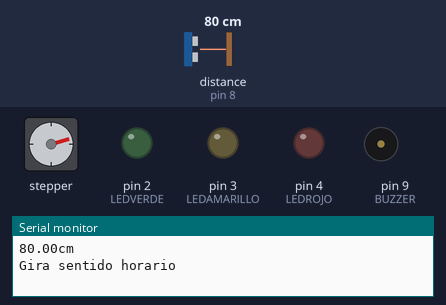
Bench run of a sketch on a simulated Arduino Uno, built with avr-gcc and run on an emulated ATmega328P. Parts: stepper motor, output pins drawn as LEDs (lit = HIGH), buzzer (waves = sounding), the last lines printed to the serial monitor. Wiring (inferred from the names in the program): ultrasonic range finder: trigger pin 7; echo pin 8. The test bench sets the inputs (shaded band); at power-on: distance to the obstacle (sensor on pin 8) 80 cm. The echo pulse lasts 58.3 µs per cm; stepper angles assume 1500 steps per turn; pins used as bus, display or sensor lines are not drawn.

Above: at 3.2 s.
3.3 s: distance to the obstacle (sensor on pin 8) set to 75 cm
At 3.56 s:
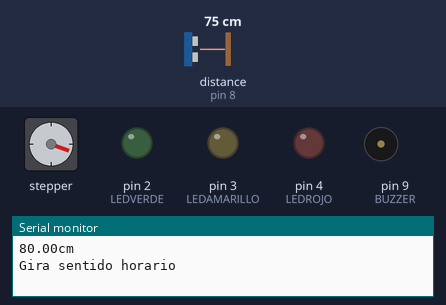
10.2 s: distance to the obstacle (sensor on pin 8) set to 66 cm
At 12.96 s:
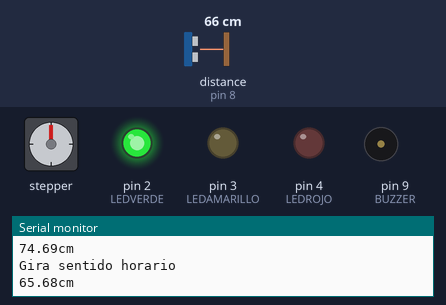
17.8 s: distance to the obstacle (sensor on pin 8) set to 22 cm
26.2 s: distance to the obstacle (sensor on pin 8) set to 18 cm
At 30.41 s:
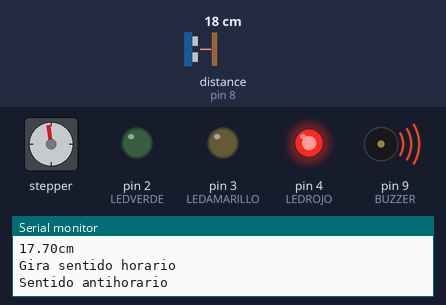
Timing chart, 0 to 47.6 s (numbered marks = the images above; inputs shaded):
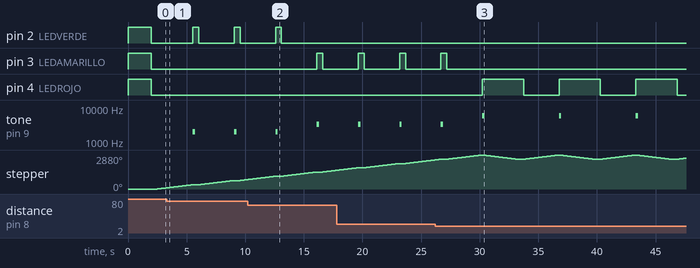

The sketch:

Prototipo4.ino
```cpp
#include <Stepper.h>

// Pines utilizados
#define LEDVERDE 2
#define LEDAMARILLO 3
#define LEDROJO 4
#define TRIGGER 7
#define ECHO 8
#define BUZZER 9

// Constantes
const float sonido = 34300.0; // Velocidad del sonido en cm/s
const float limite1 = 115.0;
const float limite2 = 70.0;
const float limite3 = 20.0;

const int stepsPerRevolution = 1500; //cambie esto para que se ajuste al número de pasos por revolución para su motor


float distancia;


// // inicialice la biblioteca de pasos en los pines 10 a 14:
Stepper myStepper(stepsPerRevolution, 10, 12, 11, 14);


void setup() {


  // Modo entrada/salida de los pines
  pinMode(LEDVERDE, OUTPUT);
  pinMode(LEDAMARILLO, OUTPUT);
  pinMode(LEDROJO, OUTPUT);
  pinMode(ECHO, INPUT);
  pinMode(TRIGGER, OUTPUT);
  pinMode(BUZZER, OUTPUT);


  myStepper.setSpeed(20); // Asignamos la velocidad en RPM

  Serial.begin(9600); // Iniciamos el monitor serie, nos muestra los valores


  encenderLEDs(); //encendemos todos los leds
  delay(2000);     //esperamos un segundo
  apagarLEDs(); // Apagamos todos los leds

}

void loop() {

  iniciarTrigger(); // Preparamos el sensor de ultrasonidos

  distancia = calcularDistancia();  // Obtenemos la distancia

  apagarLEDs();  // Apagamos todos los LEDs

  Serial.println("Gira sentido horario");
  myStepper.step(stepsPerRevolution);

  //delay(500);

  // Lanzamos alerta si estamos dentro del rango de peligro
  if (distancia < limite1)
  {
    // Lanzamos alertas
    alertas(distancia);
  }

}

// Apaga todos los LEDs
void apagarLEDs()
{
  // Apagamos todos los LEDs
  digitalWrite(LEDVERDE, LOW);
  digitalWrite(LEDAMARILLO, LOW);
  digitalWrite(LEDROJO, LOW);
}

//prender todos los leds
void encenderLEDs()
{
  // Prendemos todos los LEDs
  digitalWrite(LEDVERDE, HIGH);
  digitalWrite(LEDAMARILLO, HIGH);
  digitalWrite(LEDROJO, HIGH);
}


// Función que comprueba si hay que lanzar alguna alerta visual o sonora
void alertas(float distancia)
{
  if (distancia < limite1 && distancia >= limite2)
  {
    // Encendemos el LED verde
    digitalWrite(LEDVERDE, HIGH);
    tone(BUZZER, 2000, 200); //TONO DEL BUZZER
    //Stepper.setSpeed(NUMPASOS); //MODIFICAMOS LA VELOCIDAD
  }
  else if (distancia < limite2 && distancia > limite3)
  {
    // Encendemos el LED amarillo
    digitalWrite(LEDAMARILLO, HIGH);
    tone(BUZZER, 3300, 200);  //1° argumento -> n° pin
                  //2° argumento -> frecuencia
                  //3° argumento -> duracion
         //Stepper.setSpeed(NUMPASOS);
  }
  else if (distancia <= limite3)
  {
    // Encendemos el LED rojo
    digitalWrite(LEDROJO, HIGH);
    tone(BUZZER, 6000, 200);
    Serial.println("Sentido antihorario");
    myStepper.step(-stepsPerRevolution);


  }
}

// Método que calcula la distancia a la que se encuentra un objeto.
// Devuelve una variable tipo float que contiene la distancia
float calcularDistancia()
{
  // La función pulseIn obtiene el tiempo que tarda en cambiar entre estados, en este caso a HIGH
  unsigned long tiempo = pulseIn(ECHO, HIGH);

  // Obtenemos la distancia en cm, hay que convertir el tiempo en segudos ya que está en microsegundos
  // por eso se multiplica por 0.000001
  float distancia = tiempo * 0.000001 * sonido / 2.0;
  Serial.print(distancia);
  Serial.print("cm");
  Serial.println();
  delay(500);

  return distancia;
}

// Método que inicia la secuencia del Trigger para comenzar a medir
void iniciarTrigger()
{
  // Ponemos el Triiger en estado bajo y esperamos 2 ms
  digitalWrite(TRIGGER, LOW);
  delayMicroseconds(2);

  // Ponemos el pin Trigger a estado alto y esperamos 10 ms
  digitalWrite(TRIGGER, HIGH);
  delayMicroseconds(10);

  // Comenzamos poniendo el pin Trigger en estado bajo
  digitalWrite(TRIGGER, LOW);
}
```

Measured:
- the behaviour switches between 71 and 70 cm on distance to the obstacle (sensor on pin 8) (found by bisection; images 1 and 2)
- the behaviour switches between 21 and 20 cm on distance to the obstacle (sensor on pin 8) (found by bisection; images 2 and 3)
- after the input at 10.2 s, pin 2 (LEDVERDE): goes on until 13.1 s, then stays LOW; pin 3 (LEDAMARILLO): LOW → HIGH after 5.9 s, → LOW 0.50 s later
- after the input at 26.2 s, pin 3 (LEDAMARILLO): goes on until 27.2 s, then stays LOW; pin 4 (LEDROJO): LOW → HIGH after 4.0 s, → LOW 3.5 s later, → HIGH 3.0 s later
- by itself, pin 2 (LEDVERDE): alternates HIGH for 0.51 s and LOW for 3.0 s
- by itself, tone on pin 9 (BUZZER): plays 3300 Hz for 0.20 s, 6000 Hz for 0.20 s, 6000 Hz for 0.20 s, 6000 Hz for 0.20 s
